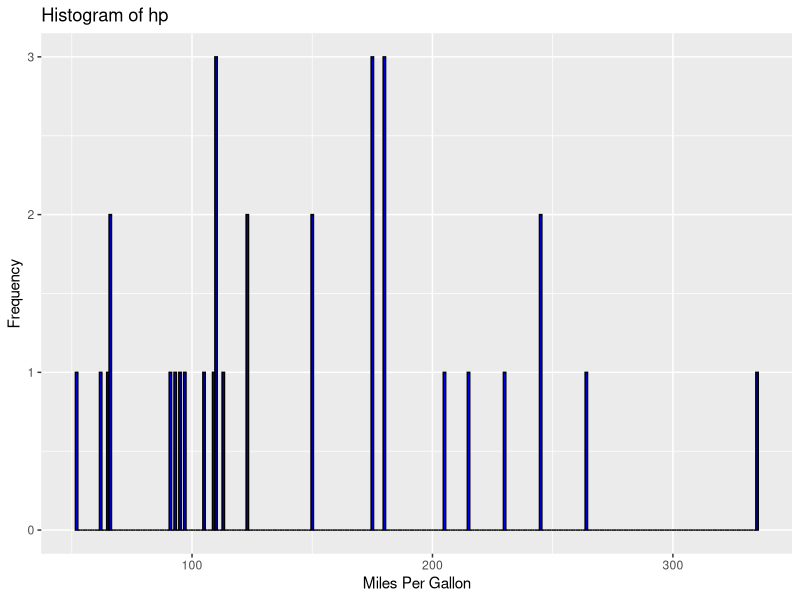
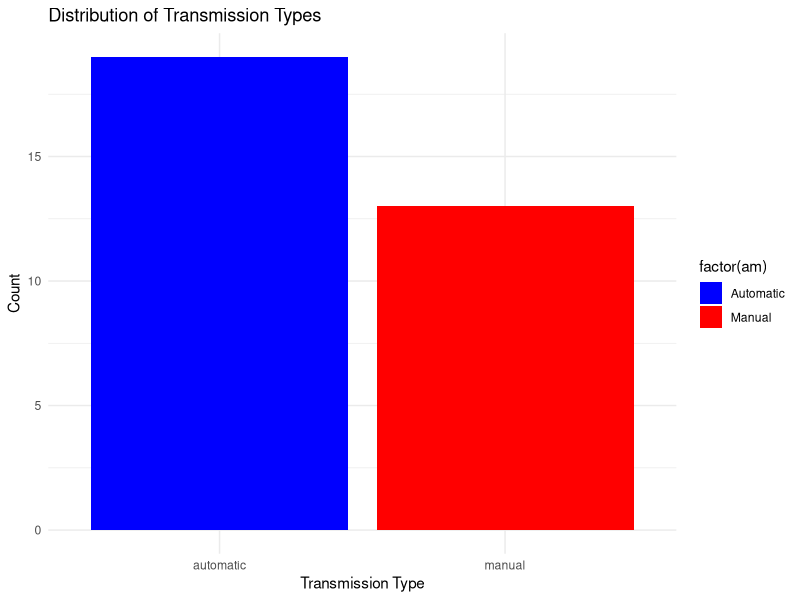
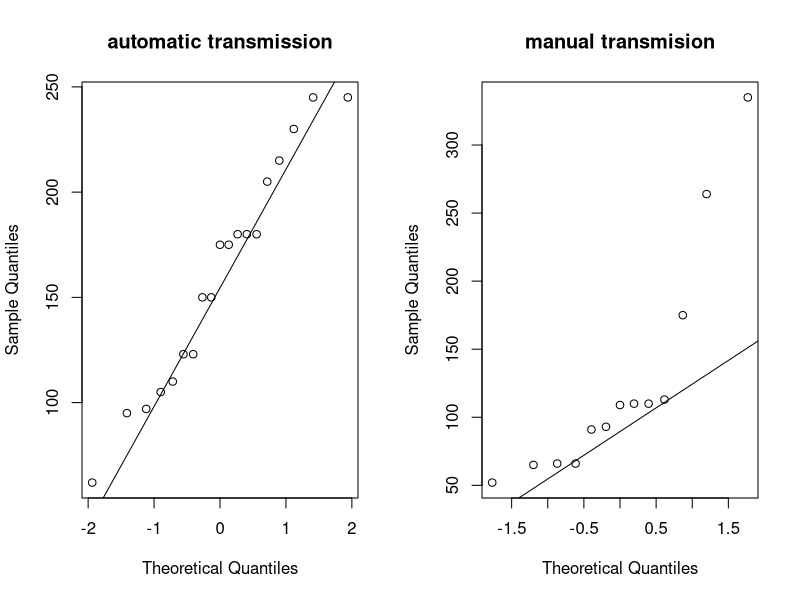

Write R code to recreate these figures, in order. (Note: this script raises an error after producing the figures.)
newcars <- mtcars
#Objective: Examine the relationship between horsepower and the type of gearbox (automatic vs. manual).
#Hypothesis Test:
 # Null Hypothesis (H0): There is no correlation between horsepower and gearbox type.
#Alternative Hypothesis (H1): There is a correlation between horsepower and gearbox type.
#Variables:
 # hp: Continuous variable representing gross horsepower.
#am: Categorical variable representing transmission type (0 for automatic, 1 for manual).
#Data Conversion: Ensure am is treated as a categorical factor in R.

newcars$am <- factor(newcars$am, labels = c("automatic","manual"))
str(newcars)
View(newcars)

newcars$vs <- factor(newcars$vs, labels = c("v_shaped","straight"))
str(newcars)
View(newcars)

library(ggplot2)

windows(20,10)
# Plot histogram for mpg
ggplot(newcars, aes(x = hp)) + 
  geom_histogram(binwidth = 1, fill = "blue", color = "black") + 
  ggtitle("Histogram of hp") +
  xlab("Miles Per Gallon") + 
  ylab("Frequency")


# Assuming the 'mtcars' dataset is loaded
# Load the ggplot2 library
library(ggplot2)

# Create a bar plot for the 'am' variable
ggplot(newcars, aes(x = factor(am), fill = factor(am))) +
  geom_bar() +
  scale_fill_manual(values = c("blue", "red"), labels = c("Automatic", "Manual")) +
  labs(x = "Transmission Type", y = "Count", title = "Distribution of Transmission Types") +
  theme_minimal()


windows(20,10)
par(mfrow = c(1,2))
with(newcars,{
  qqnorm(hp[am == "automatic"],
         main = "automatic transmission")
  qqline(hp[am=="automatic"])
})

with(newcars,{
  qqnorm(hp[am == "manual"],
         main = "manual transmision")
  qqline(hp[am=="manual"])
})

tapply(newcars$hp,newcars$am, shapiro.test)

install.packages("rstatix")
library(rstatix)
attach(newcars)
wilcox.test(hp~am)

windows(20,10)
pairs.panels(newcars,
             smooth = FALSE,
             scale = FALSE,
             density = TRUE,
             ellipses = FALSE,
             method = "spearman",
             pch = 21,
             lm =FALSE,
             cor = TRUE,
             jiggle = FALSE,
             factor = 2,
             hist.col = 4,
             stars = TRUE,
             ci = TRUE)